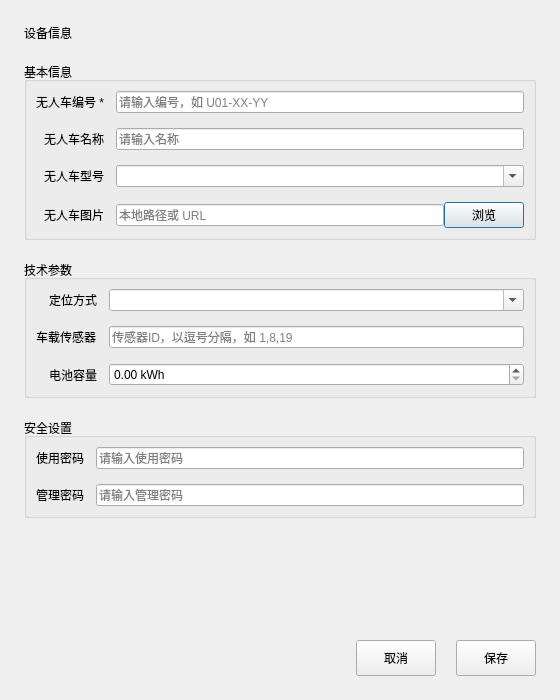
<?xml version="1.0" encoding="UTF-8"?>
<ui version="4.0">
 <class>DeviceDialog</class>
 <widget class="QDialog" name="DeviceDialog">
  <property name="geometry">
   <rect>
    <x>0</x>
    <y>0</y>
    <width>560</width>
    <height>700</height>
   </rect>
  </property>
  <property name="minimumSize">
   <size>
    <width>500</width>
    <height>600</height>
   </size>
  </property>
  <property name="windowTitle">
   <string>设备信息</string>
  </property>
  <property name="modal">
   <bool>true</bool>
  </property>
  <layout class="QVBoxLayout" name="mainLayout">
   <property name="spacing">
    <number>20</number>
   </property>
   <property name="leftMargin">
    <number>24</number>
   </property>
   <property name="topMargin">
    <number>24</number>
   </property>
   <property name="rightMargin">
    <number>24</number>
   </property>
   <property name="bottomMargin">
    <number>24</number>
   </property>
   <item>
    <widget class="QLabel" name="titleLabel">
     <property name="text">
      <string>设备信息</string>
     </property>
     <property name="objectName">
      <string notr="true">titleLabel</string>
     </property>
    </widget>
   </item>
   <item>
    <widget class="QGroupBox" name="basicGroup">
     <property name="title">
      <string>基本信息</string>
     </property>
     <layout class="QFormLayout" name="basicFormLayout">
      <property name="labelAlignment">
       <set>Qt::AlignRight|Qt::AlignTrailing|Qt::AlignVCenter</set>
      </property>
      <property name="horizontalSpacing"><number>12</number></property>
      <property name="verticalSpacing"><number>15</number></property>
      <item row="0" column="0"><widget class="QLabel" name="labelCode"><property name="text"><string>无人车编号 *</string></property></widget></item>
      <item row="0" column="1"><widget class="QLineEdit" name="codeEdit"><property name="placeholderText"><string>请输入编号，如 U01-XX-YY</string></property></widget></item>
      <item row="1" column="0"><widget class="QLabel" name="labelName"><property name="text"><string>无人车名称</string></property></widget></item>
      <item row="1" column="1"><widget class="QLineEdit" name="nameEdit"><property name="placeholderText"><string>请输入名称</string></property></widget></item>
      <item row="2" column="0"><widget class="QLabel" name="labelModel"><property name="text"><string>无人车型号</string></property></widget></item>
      <item row="2" column="1">
       <widget class="QComboBox" name="modelCombo">
        <property name="editable"><bool>true</bool></property>
        <item><property name="text"><string/></property></item>
        <item><property name="text"><string>四驱轮式无人车</string></property></item>
        <item><property name="text"><string>六驱轮式无人车</string></property></item>
        <item><property name="text"><string>履带式无人车</string></property></item>
        <item><property name="text"><string>四足机器人</string></property></item>
        <item><property name="text"><string>轮腿复合无人车</string></property></item>
        <item><property name="text"><string>其他</string></property></item>
       </widget>
      </item>
      <item row="3" column="0"><widget class="QLabel" name="labelImage"><property name="text"><string>无人车图片</string></property></widget></item>
      <item row="3" column="1">
       <layout class="QHBoxLayout" name="imageLayout">
        <item><widget class="QLineEdit" name="imageEdit"><property name="placeholderText"><string>本地路径或 URL</string></property></widget></item>
        <item><widget class="QPushButton" name="browseBtn"><property name="text"><string>浏览</string></property><property name="minimumSize"><size><width>60</width><height>0</height></size></property></widget></item>
       </layout>
      </item>
     </layout>
    </widget>
   </item>
   <item>
    <widget class="QGroupBox" name="techGroup">
     <property name="title"><string>技术参数</string></property>
     <layout class="QFormLayout" name="techFormLayout">
      <property name="labelAlignment"><set>Qt::AlignRight|Qt::AlignTrailing|Qt::AlignVCenter</set></property>
      <property name="horizontalSpacing"><number>12</number></property>
      <property name="verticalSpacing"><number>15</number></property>
      <item row="0" column="0"><widget class="QLabel" name="labelPositioning"><property name="text"><string>定位方式</string></property></widget></item>
      <item row="0" column="1">
       <widget class="QComboBox" name="positioningCombo">
        <property name="editable"><bool>true</bool></property>
        <item><property name="text"><string/></property></item>
        <item><property name="text"><string>GPS</string></property></item>
        <item><property name="text"><string>北斗</string></property></item>
        <item><property name="text"><string>激光SLAM</string></property></item>
        <item><property name="text"><string>GPS+北斗</string></property></item>
        <item><property name="text"><string>RTK</string></property></item>
        <item><property name="text"><string>视觉定位</string></property></item>
        <item><property name="text"><string>其他</string></property></item>
       </widget>
      </item>
      <item row="1" column="0"><widget class="QLabel" name="labelSensor"><property name="text"><string>车载传感器</string></property></widget></item>
      <item row="1" column="1"><widget class="QLineEdit" name="sensorEdit"><property name="placeholderText"><string>传感器ID，以逗号分隔，如 1,8,19</string></property></widget></item>
      <item row="2" column="0"><widget class="QLabel" name="labelBattery"><property name="text"><string>电池容量</string></property></widget></item>
      <item row="2" column="1"><widget class="QDoubleSpinBox" name="batterySpin"><property name="suffix"><string> kWh</string></property><property name="decimals"><number>2</number></property><property name="maximum"><double>9999.990000000000000</double></property></widget></item>
     </layout>
    </widget>
   </item>
   <item>
    <widget class="QGroupBox" name="securityGroup">
     <property name="title"><string>安全设置</string></property>
     <layout class="QFormLayout" name="securityFormLayout">
      <property name="labelAlignment"><set>Qt::AlignRight|Qt::AlignTrailing|Qt::AlignVCenter</set></property>
      <property name="horizontalSpacing"><number>12</number></property>
      <property name="verticalSpacing"><number>15</number></property>
      <item row="0" column="0"><widget class="QLabel" name="labelUsePwd"><property name="text"><string>使用密码</string></property></widget></item>
      <item row="0" column="1"><widget class="QLineEdit" name="usePwdEdit"><property name="echoMode"><enum>QLineEdit::Password</enum></property><property name="placeholderText"><string>请输入使用密码</string></property></widget></item>
      <item row="1" column="0"><widget class="QLabel" name="labelMagPwd"><property name="text"><string>管理密码</string></property></widget></item>
      <item row="1" column="1"><widget class="QLineEdit" name="magPwdEdit"><property name="echoMode"><enum>QLineEdit::Password</enum></property><property name="placeholderText"><string>请输入管理密码</string></property></widget></item>
     </layout>
    </widget>
   </item>
   <item>
    <spacer name="verticalSpacer">
     <property name="orientation"><enum>Qt::Vertical</enum></property>
     <property name="sizeHint" stdset="0"><size><width>20</width><height>40</height></size></property>
    </spacer>
   </item>
   <item>
    <layout class="QHBoxLayout" name="buttonLayout">
     <item><spacer name="horizontalSpacer"><property name="orientation"><enum>Qt::Horizontal</enum></property><property name="sizeHint" stdset="0"><size><width>40</width><height>20</height></size></property></spacer></item>
     <item><widget class="QPushButton" name="cancelBtn"><property name="text"><string>取消</string></property><property name="minimumSize"><size><width>80</width><height>36</height></size></property></widget></item>
     <item><widget class="QPushButton" name="saveBtn"><property name="text"><string>保存</string></property><property name="minimumSize"><size><width>80</width><height>36</height></size></property></widget></item>
    </layout>
   </item>
  </layout>
 </widget>
 <resources/>
 <connections>
  <connection>
   <sender>cancelBtn</sender>
   <signal>clicked()</signal>
   <receiver>DeviceDialog</receiver>
   <slot>reject()</slot>
   <hints>
    <hint type="sourcelabel"><x>380</x><y>660</y></hint>
    <hint type="destinationlabel"><x>280</x><y>350</y></hint>
   </hints>
  </connection>
 </connections>
</ui>
